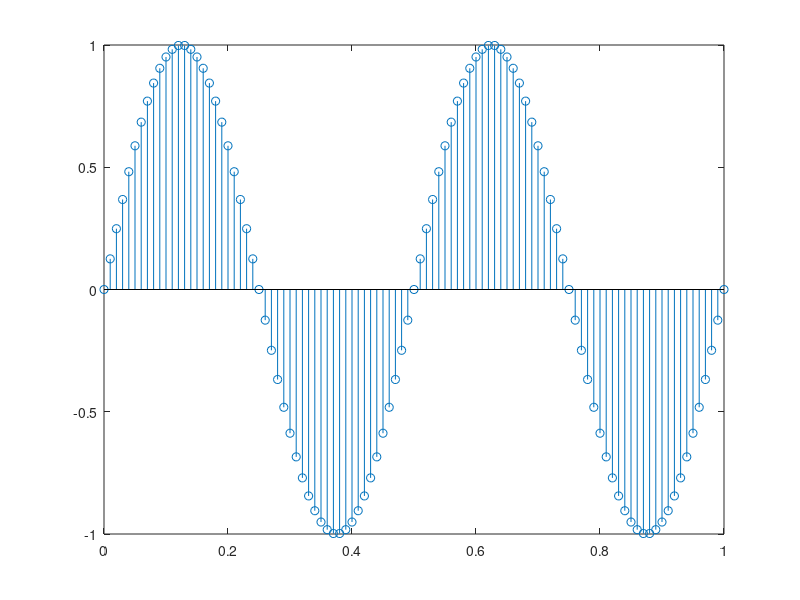
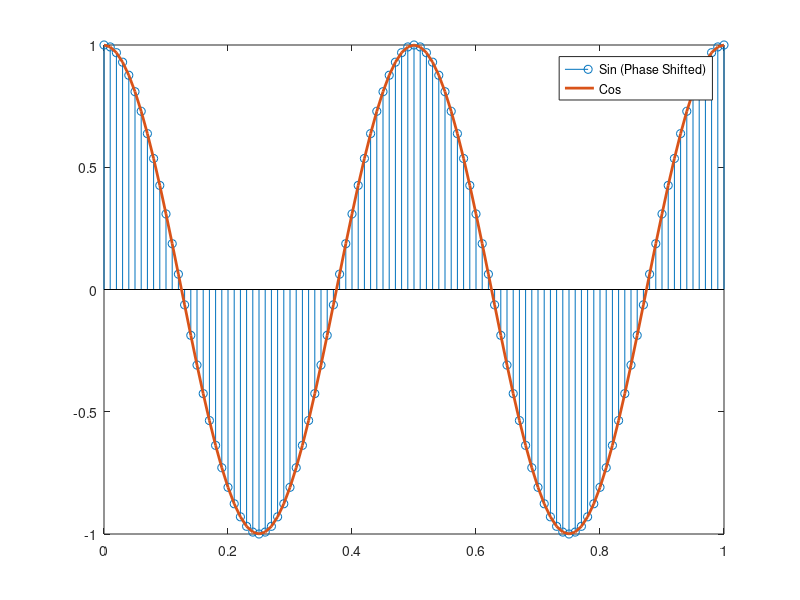
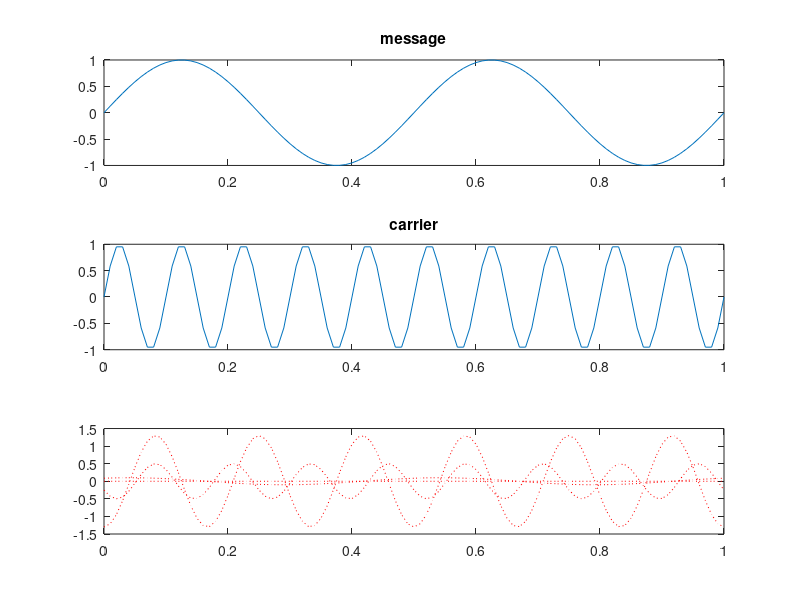
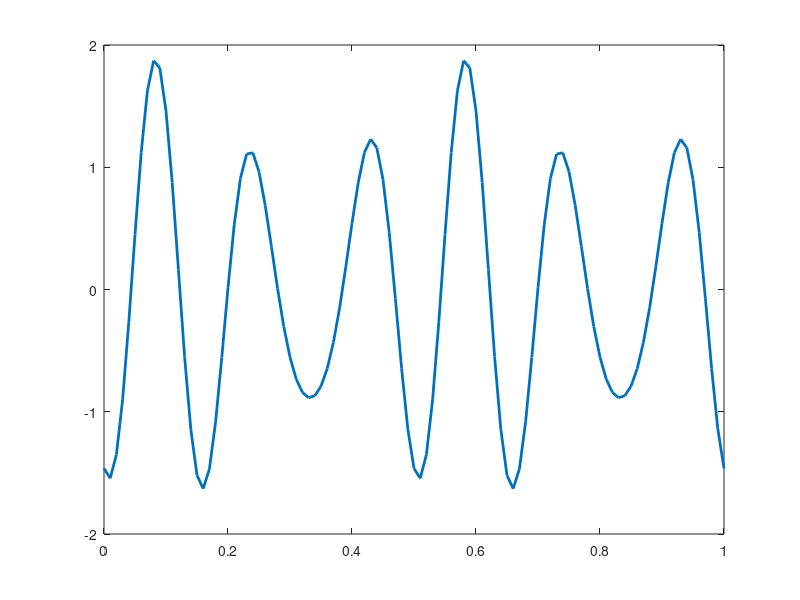

The MATLAB script that drew these images, in order: (Note: this script raises an error after producing the figures.)
% Week 4

%% plot a simple sinusoid
Fs = 100; % in samples per second (Hz)
t0 = 0; t1 = 1; % start and end times
tvec = t0:1./Fs:t1; % construct time axis
 
f = 2; % frequency of sine to plot
y = sin(2*pi*f*tvec); % note sin() expects arguments in radians, not degrees (see sind())
 
stem(tvec,y);

%% change phase and amplitude

phi = pi/2;
 
figure;
y = sin(2*pi*f*tvec + phi); % a phase shift
stem(tvec,y);
hold on;
plot(tvec,cos(2*pi*f*tvec),'LineWidth',2) % notice, cosine is simply phase shifted sine
legend('Sin (Phase Shifted)', 'Cos');
hold off;
 
a = 2;
 
figure;
y = a.*sin(2*pi*f*tvec + phi); % amplitude change
stem(tvec,y);

%% frequency modulation (FM) signal

f2 = 10;
m = 2;
 
subplot(311)
s1 = sin(2*pi*f*tvec);
plot(tvec,s1); title('message');
 
subplot(312);
s2 = sin(2*pi*f2*tvec);
plot(tvec,s2); title('carrier');
 
subplot(313);
s3 = sin(2*pi*f2*tvec + m.*sin(2*pi*f*tvec - pi/2));
plot(tvec,s3); title('FM signal');

%% Harmonic series example

mag = [0.1 0 1.3 0.5]; % magnitudes for each term
pha = [-pi/6 0 pi 2*pi/3]; % phases for each term
f = 2; % base frequency
 
signal_out = zeros(size(tvec));
for ii = 1:numel(mag) % note, the book chapter uses i, not best practice!
 
    this_signal = mag(ii)*cos(2*pi*f*ii*tvec + pha(ii));
    plot(tvec,this_signal,'r:'); hold on;
    signal_out = signal_out + this_signal; % build the sum
 
end
figure;
plot(tvec,signal_out,'LineWidth',2);

%% Fourier

x = round(rand(1,8)*10); % generate a length 8 vector of integers between 0 and 10
xlen = length(x);
 
% get magnitudes and phases of Fourier series

X = fft(x);
Xmag = abs(X); % magnitudes, a_n
Xphase = angle(X); % phases, phi_n
 
n = 0:xlen-1;
t = 0:0.05:xlen-1; % a finer timescale to show the smooth signal later
 
for iH = xlen-1:-1:0 % reconstruct each harmonic
    s(iH+1,:) = Xmag(iH+1)*cos(2*pi*iH*n/xlen + Xphase(iH+1))/xlen;
    sm(iH+1,:) = Xmag(iH+1)*cos(2*pi*iH*t/xlen + Xphase(iH+1))/xlen;
    % detail: xlen appears here because the fundamental frequency used by fft() depends on this
end
 
ssum = sum(s);
smsum = sum(sm);
 
figure;
plot(n, x, 'go', t, smsum, 'b', n, ssum, 'r*');
legend({'original','sum - all','sum - points only'});

%% fft()

Fs = 20; % in samples per second (Hz)
t0 = 0; t1 = 1; % start and end times
tvec = t0:1/Fs:t1-(1/Fs); % construct time axis; generate exactly 20 samples
 
f = 2; % signal frequency
y = sin(2*pi*f*tvec); % construct signal, a 2Hz sine wave sampled at 20Hz for 1s
 
yfft = fft(y,length(y));
yfft_mag = abs(yfft); yfft_ph = angle(yfft);
stem(yfft_mag)

Npoints = length(y);
F = [-Npoints/2:Npoints/2-1]./Npoints; % construct frequency axis
 
yfft_mag = fftshift(yfft_mag); % align output, see note below
stem(F,yfft_mag);
 
xlabel('Frequency (Fs^{-1})');

%%

tvec = t0:1/Fs:t1;
f = 2; % signal frequency
y = sin(2*pi*f*tvec); % construct signal, a 2Hz sine wave sampled at 20Hz for 1s
 
yfft = fft(y,length(y));
yfft_mag = abs(yfft); yfft_ph = angle(yfft);
stem(yfft_mag)

Npoints = length(y);
F = [-Npoints/2:Npoints/2-1]./Npoints; % construct frequency axis
 
yfft_mag = fftshift(yfft_mag); % align output, see note below
stem(F,yfft_mag);
 
xlabel('Frequency (Fs^{-1})');

%%

tvec = t0:1/Fs:t1;
nPoints = [length(tvec) 64 256 1024];
 
for iP = 1:length(nPoints) % repeat fft with different numbers of points
 
    nP = nPoints(iP);
    subplot(2,2,iP);
 
    y = sin(2*pi*f*tvec);
    yfft = fft(y,nP);
    yfft_mag = abs(yfft); yfft_ph = angle(yfft);
 
    F = [-nP/2:nP/2-1]./nP;
    yfft_mag = fftshift(yfft_mag);
    plot(F,yfft_mag,'kx',F,yfft_mag,'k');
 
    title(sprintf('%d point FFT',nP));
    xlabel('Frequency (Fs^{-1})');
 
end

%%

tvec = t0:1/Fs:t1-(1/Fs);
nRepeats = [1 2 4 8];
 
nP =  1024;
 
for iP = 1:length(nRepeats)
 
    subplot(2,2,iP);
 
    y = sin(2*pi*f*tvec);
    y = repmat(y,[1 nRepeats(iP)]); % repeat the signal a number of times
 
    yfft = fft(y,nP);
    yfft_mag = abs(yfft); yfft_ph = angle(yfft);
 
    F = [-nP/2:nP/2-1]./nP;
    yfft_mag = fftshift(yfft_mag);
    plot(F,yfft_mag,'kx',F,yfft_mag,'k');
 
    title(sprintf('%d repeats',nRepeats(iP)));
    xlabel('Frequency (Fs^{-1})');
 
end

%%

nP = 25;
nPFFT = 1024;
 
windows = {'rectwin','triang','hamming','hanning','blackman'};
cols = 'rgbcmyk';
 
for iW = 1:length(windows)
 
    eval(cat(2,'wn = ',windows{iW},'(nP);')); % make sure you understand this
    wn = wn./sum(wn);
 
    subplot(211); % plot the window
    plot(wn,cols(iW),'LineWidth',2); hold on;
 
    subplot(212);
    yfft = fft(wn,nPFFT);
    yfft_mag = abs(yfft); yfft_ph = angle(yfft);
 
    F = [-nPFFT/2:nPFFT/2-1]./nPFFT;
    yfft_mag = fftshift(yfft_mag);
 
    h(iW) = plot(F,yfft_mag,cols(iW),'LineWidth',2); hold on;
 
end
 
xlabel('Frequency (Fs^{-1})');
legend(h,windows);

%% Robust spectral estimation methods

[Pxx,F] = periodogram(y,[],nP,Fs);
plot(F,Pxx); xlabel('Frequency (Hz)');

hold on;
[Pxx,F] = periodogram(y,hanning(length(y)),nP,Fs);
plot(F,Pxx,'r');

%% pwelch()

Fs = 20; % in samples per second (Hz)
t0 = 0; t1 = 1;
f = 2;
nRepeats = 4;
 
tvec = t0:1/Fs:t1-(1/Fs);
 
nP =  1024;
y = sin(2*pi*f*tvec);
y = repmat(y,[1 nRepeats]);
 
[Pxx,F] = periodogram(y,rectwin(length(y)),nP,Fs);
plot(F,Pxx);
 
hold on;
wSize = 40;
[Pxx,F] = pwelch(y,rectwin(wSize),wSize/2,nP,Fs);
plot(F,Pxx,'r'); xlabel('Frequency (Hz)');


%%

Fs = 20; % in samples per second (Hz)
t0 = 0; t1 = 1; f = 2;
nP =  1024;
gaps = [5 10 15]; % idx of samples to be removed
 
tvec = t0:1/Fs:t1;%-(1/Fs);
y = sin(2*pi*f*tvec);
 
subplot(211)
plot(tvec,y,'k*'); hold on;
 
yfft = fft(y,nP);
yfft_mag = abs(yfft); yfft_ph = angle(yfft);
 
F = [-nP/2:nP/2-1]./nP;
yfft_mag = fftshift(yfft_mag);
 
subplot(212);
plot(F,yfft_mag,'kx',F,yfft_mag,'k'); hold on;
 
xlabel('Frequency (Fs^{-1})');
 
% signal with gaps
y = sin(2*pi*f*tvec);
y2(gaps) = []; tvec(gaps) = []; % remove
 
subplot(211);
plot(tvec,y2,'bo'); hold on;
 
yfft = fft(y2,nP);
yfft_mag = abs(yfft); yfft_ph = angle(yfft);
 
F = [-nP/2:nP/2-1]./nP;
yfft_mag = fftshift(yfft_mag);
 
subplot(212);
plot(F,yfft_mag,'bx',F,yfft_mag,'b');


%% Application to real data

cd('C:/Users/Syaheed/Documents/GitHub/BIOL680/Data/R016-2012-10-08');
csc = myLoadCSC('R016-2012-10-08-CSC04d.ncs');
run(FindFile('*keys.m'));

% restrict to prerecord, leaving some time (10s) before rat actually goes on track
csc_pre = Restrict(csc,0,ExpKeys.TimeOnTrack(1)-10);

csc_preR = Range(csc_pre);
csc_preD = Data(csc_pre);
 
% check if sampling is ok
plot(diff(csc_preR)); % only minimal differences
Fs = 1./mean(diff(csc_preR));

% downsample
dsf = 4;
csc_preD = decimate(csc_preD,dsf);
csc_preR = downsample(csc_preR,dsf);
Fs = Fs./dsf;

wSize = 1024; nP = 1024;
[Pxx,F] = periodogram(csc_preD,hamming(length(csc_preD)),length(csc_preD),Fs);
plot(F,10*log10(Pxx),'k'); xlabel('Frequency (Hz)'); ylabel('Power (dB)');
xlim([0 150]);

[Pxx,F] = pwelch(csc_preD,hamming(wSize),wSize/2,nP,Fs);
plot(F,10*log10(Pxx),'k'); xlabel('Frequency (Hz)'); ylabel('Power (dB)');
xlim([0 150]);
